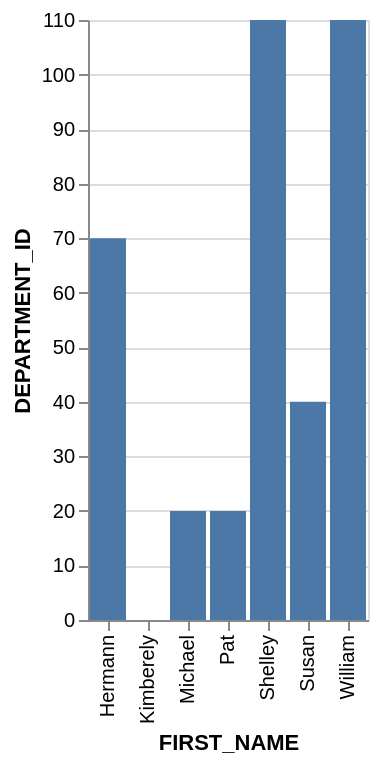

Write a Vega-Lite specification for this figure.
### Vega-Lite specification from a JSON file in a GitHub repository (floating-point values rounded to 4 significant figures)
{"data": {"values": [{"x_data": "Hermann", "y_data": 70}, {"x_data": "Kimberely", "y_data": 0}, {"x_data": "Michael", "y_data": 20}, {"x_data": "Pat", "y_data": 20}, {"x_data": "Shelley", "y_data": 110}, {"x_data": "Susan", "y_data": 40}, {"x_data": "William", "y_data": 110}]}, "mark": "bar", "encoding": {"x": {"field": "x_data", "type": "nominal", "title": "FIRST_NAME", "sort": "ascending"}, "y": {"field": "y_data", "type": "quantitative", "title": "DEPARTMENT_ID"}}}
